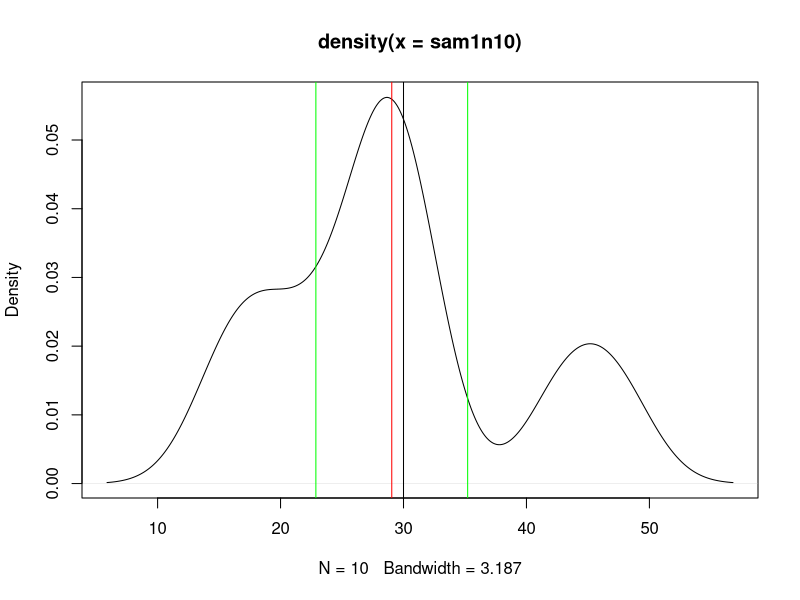

The R script that drew this image:
## ---- chunk 1
mu = 30
pop1 = rnorm(1000, mu , 8)
## ---- chunk 2
sam1n10 = sample(pop1, 10)
## ---- chunk 3
				mean=mean(sam1n10)
				N=length(sam1n10)
				df=N-1
				sd=sd(sam1n10)
				alpha=1-0.95
				c=qnorm(1-(alpha/2))
				
				LB=mean - c * (sd/sqrt(N)) 	
				UB=mean + c * (sd/sqrt(N))	
				
				output=list(LB, UB)
				names(output)=c("Lower Bound", "Upper Bound")
				print(output)

## ---- chunk 4
plot(density(sam1n10))
abline(v = mu, col='black')
abline(v = mean, col='red')
abline(v = LB, col='green')
abline(v = UB, col='green')
## ---- chunk 5
sam2n10 = sample(pop1, 10)
sam2n50 = sample(pop1, 50)
sam2n100 = sample(pop1, 100)
## ---- chunk 6
CI_var_unknown = function(data, ci) {
		mean=mean(data)
		N=length(data)
		df=N-1
		sd=sd(data)
		alpha=1-ci
		c=qt(1-(alpha/2), df)
		
		LB=mean - c * (sd/sqrt(N)) 	
		UB=mean + c * (sd/sqrt(N))	
		
		output=list(LB, UB)
		names(output)=c("Lower Bound", "Upper Bound")
		print(output)
}
CI_var_unknown(sam2n10, 0.95)
CI_var_unknown(sam2n50, 0.95)
CI_var_unknown(sam2n100, 0.95)
## ---- chunk 7
	mean=mean(sam1n10)
		N=length(sam1n10)
		df=N-1
		sd=sd(sam1n10)
		alpha=1-0.95
		c=qt(1-(alpha/2), df)
		
		LB=mean - c * (sd/sqrt(N)) 	
		UB=mean + c * (sd/sqrt(N))	
		
		output=list(LB, UB)
		names(output)=c("Lower Bound", "Upper Bound")
		print(output)
